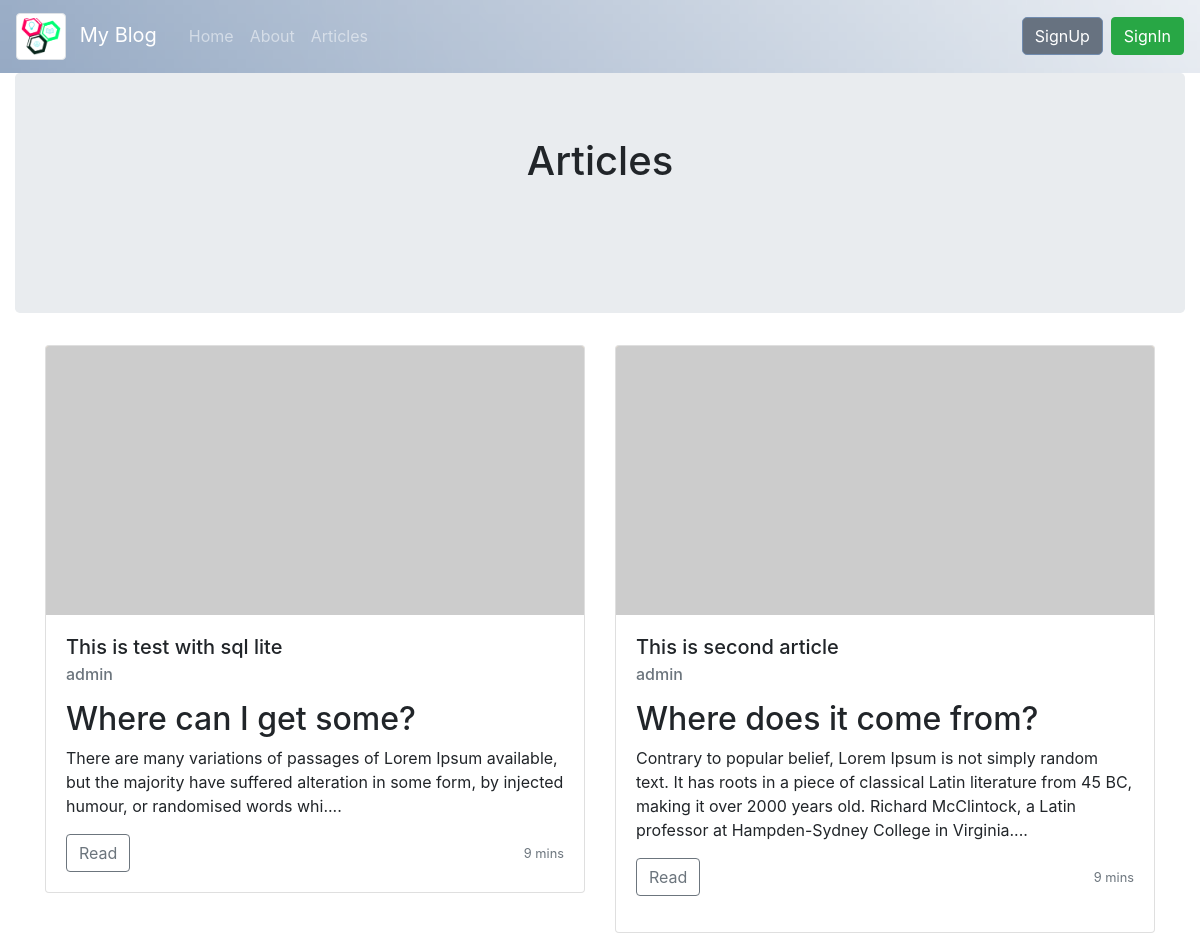
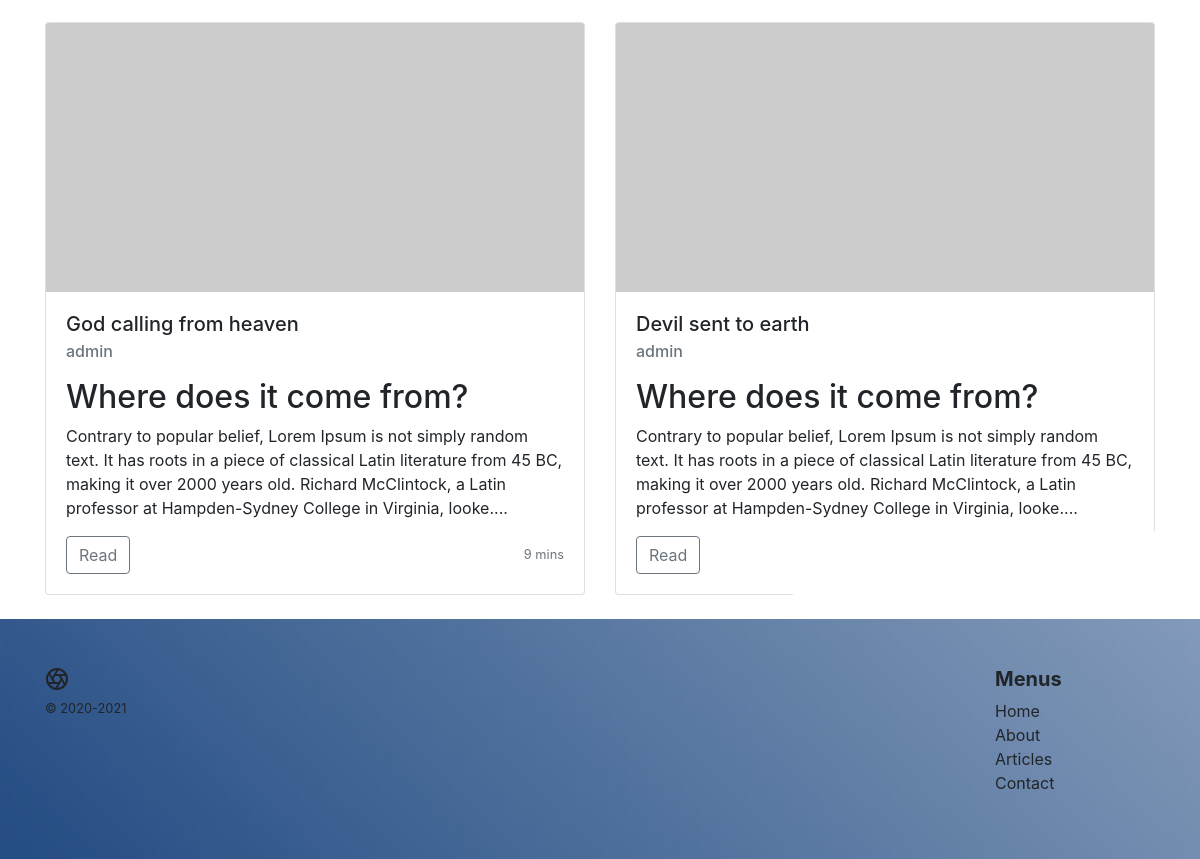
The page /articles on the database its author committed (2 pictures, top to bottom).
### models.py (models this page shows, shortened)
class Articles(db.Model):
    __tablename__ = 'articles'
    id = db.Column(db.Integer, primary_key = True, autoincrement = True)
    title = db.Column(db.String(256), nullable = False)
    author = db.Column(db.String(100), nullable = False)
    body = db.Column(db.Text)
    pub_date = db.Column(db.DateTime, nullable=False,  default=datetime.utcnow)

### app.py (the view)
@app.route('/articles')
def articles():
    data = Articles.query.all()
    short_body_text = []
    for dat in data:
        short_body_text.append(dat.body[0:round(len(dat.body)/4)]+'....')
    return render_template('articles.html', content = data, text = short_body_text)

### app.py (called while the page is built)
@app.after_request
def add_header(response):
    response.headers['X-UA-Compatible'] = 'IE=Edge,chrome=1'
    response.headers['Cache-Control'] = 'public, max-age=0'
    return response

### templates/articles.html (shortened to what this page needs)
{% extends 'layout.html' %}
{% block body %}
<section class="jumbotron ">
  <h1 class="jumbotron-heading text-center">Articles</h1>
  <p class="my-3 py-3"></p>
</section>
<div class="container">
  <div class="row">
  {% for data in content %}
    <div class="col-md-6 col-sm-12">
      <div class="card mb-4 box-shadow">
        <img class="card-img-top img-fluid"
          alt="Thumbnail [100%x225]" style=" background-color: bisque;"
          src="https://picsum.photos/seed/picsum/200/100"
          data-holder-rendered="true">
        <div class="card-body">
          <h5 class="card-title">{{data.title}}</h5>
           <h6 class="card-subtitle mb-2 text-muted">{{data.author}}</h6>
          <p class="card-text">{{text[loop.index0]| safe}}</p>
          <div class="d-flex justify-content-between align-items-center">
            <div class="btn-group">
              {% if session.username %}
              <a class="btn  btn-outline-secondary" href="/article/{{data.id}}" role="button">View</a>
              <a class="btn btn-outline-secondary" href="{{ url_for('edit', id=data.id)}}" role="button">Edit</a>
              {% else %}
              <a class="btn btn-outline-secondary" href="/article/{{data.id}}" role="button">Read</a>
              {% endif %}
            </div>
            <small class="text-muted">9 mins</small>
          </div>
        </div>
      </div>
    </div>
    {% endfor %}
  </div>
</div>
{% endblock %}

### templates/layout.html (shortened to what this page needs)
<!DOCTYPE html>
<html lang="en">
<head>
    <link rel="stylesheet" href="https://cdn.jsdelivr.net/npm/bootstrap@4.5.3/dist/css/bootstrap.min.css">
    <link rel="stylesheet" href="{{ url_for('static', filename = 'css/style.css')}}">
    <link rel="stylesheet" href="https://stackpath.bootstrapcdn.com/font-awesome/4.7.0/css/font-awesome.min.css">
</head>
<body>
    {% include 'includes/__navbar.html' %}
    <div class="container-fluid">
    {% block body %}
    {% endblock %}
    </div>
    {% include 'includes/__footer.html' %}
</body>
</html>

### templates/includes/__navbar.html (shortened to what this page needs)
<nav class="navbar navbar-expand-lg header-bg navbar-dark">
  <a class="navbar-brand" href="#">
    <img src="{{ url_for('static', filename = 'images/logo.png')}}" class="img-thumbnail" width="50" height="50" alt="logo">  <span class="px-2">My Blog</span>
  </a>
  <div class="collapse navbar-collapse" id="navbarSupportedContent">
    <ul class="navbar-nav mr-auto">
      <li class="nav-item">
        <a class="nav-link " role ="button" href="{{ url_for('index') }}">Home <span class="sr-only">(current)</span></a>
      </li>
      <li class="nav-item ">
        <a class="nav-link " href="{{ url_for('about') }}">About</a>
      </li>
      <li class="nav-item ">
        <a class="nav-link" href="{{ url_for('articles') }}">Articles</a>
      </li>
    </ul>
    <ul class="nav justify-content-center">
      {% if session.username %}
      <li class="nav-item ">
        <a class="nav-link" href="{{ url_for('dashboard') }}" type='button'><i class="fa fa-user-circle mr-2" aria-hidden="true"></i>Dashboard</a>
      </li>
      <li class="nav-item ">
        <a class="btn btn-danger " href="{{ url_for('logout') }}" role='button'><i class="fa fa-sign-out mr-2" aria-hidden="true"></i>SignOut</a>
      </li>
      {% else %}
      <li class="nav-item ">
        <a class="btn btn-primary " href="{{ url_for('register') }}" role='button'>SignUp</a>
      </li>
      <li class="nav-item pl-2">
        <a class="btn btn-success" href="{{ url_for('login') }}" role='button'>SignIn</a>
      </li>
      {% endif %}
    </ul>
  </div>
</nav>

### templates/includes/__footer.html (shortened to what this page needs)
<footer class="container-fluid footer-bg">
    <div class="container py-5">
    <div class="row">
      <div class="col-12 col-md">
        <small class="d-block mb-3 text-body">© 2020-2021</small>
      </div>
      <div class="col-6 offset-md-8 col-md">
        <h5 class="font-weight-bold">Menus</h5>
        <ul class="list-unstyled text-small">
          <li><a class="text-body" href="{{ url_for('index') }}">Home</a></li>
          <li><a class="text-body" href="{{ url_for('about') }}">About</a></li>
          <li><a class="text-body" href="{{ url_for('articles') }}">Articles</a></li>
          <li><a class="text-body" href="#">Contact</a></li>
        </ul>
      </div>
    </div>
    </div>
  </footer>

### static/css/style.css (style rules this page uses)
.btn-primary { background-color:rgb(103, 114, 128) !important; border-radius:5px !important; -moz-border-radius:5px !important; -webkit-border-radius:5px !important; border:1px solid #718caf !important; }

### rows shown on the page
Articles: title "This is test with sql lite", author "admin", text "Where can I get some? There are many variations of passages of Lorem Ipsum available, but the majority have suffered alteration in some form, by injected humour, or randomised words whi...."
Articles: title "This is second article", author "admin", text "Where does it come from? Contrary to popular belief, Lorem Ipsum is not simply random text. It has roots in a piece of classical Latin literature from 45 BC, making it over 2000 years old. Richard McClintock, a Latin professor at Hampden-Sydney College in Virginia...."
Articles: title "God calling from heaven", author "admin", text "Where does it come from? Contrary to popular belief, Lorem Ipsum is not simply random text. It has roots in a piece of classical Latin literature from 45 BC, making it over 2000 years old. Richard McClintock, a Latin professor at Hampden-Sydney College in Virginia, looke...."
Articles: title "Devil sent to earth", author "admin", text "Where does it come from? Contrary to popular belief, Lorem Ipsum is not simply random text. It has roots in a piece of classical Latin literature from 45 BC, making it over 2000 years old. Richard McClintock, a Latin professor at Hampden-Sydney College in Virginia, looke...."
